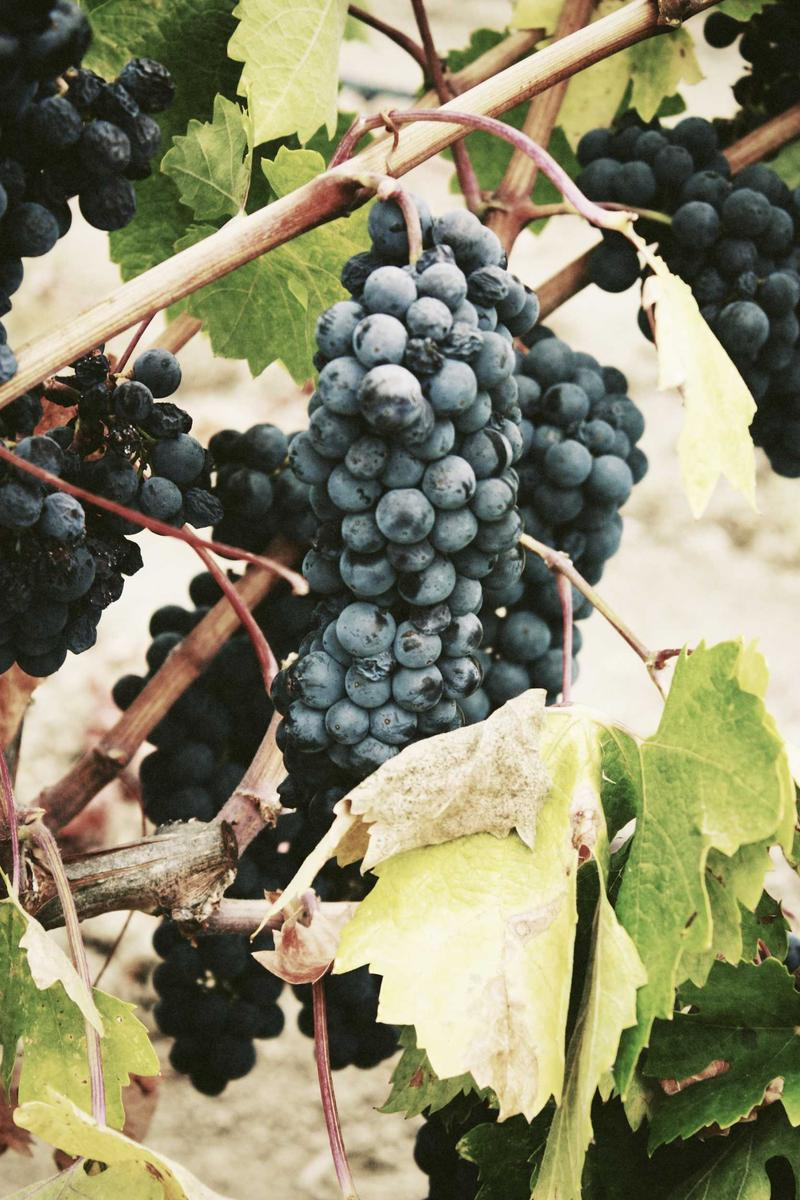
#> input picture python/targets/grape.jpg, 800 x 1200 px
$ python -i preprocessing.py   (imports and definitions only)
#> lines starting #> are read from the running program, lines starting #| are printed output that depends on the picture
### python/src/image_loader.py
from pathlib import Path

import numpy as np
from PIL import Image


DEFAULT_SIZE = (100, 100)


def load_target_image(filepath: str | Path, size: tuple[int, int] = DEFAULT_SIZE) -> np.ndarray:
    """Load an image as float32 RGB array in the range [0.0, 1.0]."""
    with Image.open(filepath) as img:
        rgb = img.convert("RGB")
        resized = rgb.resize(size, Image.Resampling.LANCZOS)
        array = np.asarray(resized, dtype=np.float32) / 255.0
    return array.astype(np.float32, copy=False)

### python/src/preprocessing.py
from __future__ import annotations

from dataclasses import dataclass
from pathlib import Path

import numpy as np
from scipy.ndimage import gaussian_filter
from skimage import color
from skimage.filters import sobel_h, sobel_v
from sklearn.cluster import MiniBatchKMeans

from src.image_loader import load_target_image


DEFAULT_BASE_RESOLUTION = 200


def build_level_sizes(base_resolution: int) -> tuple[tuple[int, int], ...]:
    if base_resolution <= 0:
        raise ValueError("base_resolution must be positive.")

    l0 = int(base_resolution)
    l1 = max(2, int(round(base_resolution / 2.0)))
    l2 = max(2, int(round(base_resolution / 4.0)))
    l3 = max(2, int(round(base_resolution / 8.0)))
    return ((l0, l0), (l1, l1), (l2, l2), (l3, l3))


@dataclass(frozen=True)
class PreprocessedTarget:
    base_resolution: int
    target_rgb: np.ndarray
    pyramid: list[np.ndarray]
    segmentation_map: np.ndarray
    cluster_centroids_lab: np.ndarray
    cluster_centroids_rgb: np.ndarray
    cluster_variances_lab: np.ndarray
    structure_map: np.ndarray
    gradient_angle_map: np.ndarray
    complexity_score: float
    recommended_polygons: int
    recommended_k: int
    recommended_size_schedule: dict[str, float]


def _resize_float_image(image: np.ndarray, size: tuple[int, int]) -> np.ndarray:
    target_h, target_w = size
    if image.shape[:2] == (target_h, target_w):
        return image.astype(np.float32, copy=False)

    uint8 = np.clip(image, 0.0, 1.0)
    uint8 = (uint8 * 255.0).round().astype(np.uint8)

    from PIL import Image

    pil = Image.fromarray(uint8, mode="RGB")
    resized = pil.resize((target_w, target_h), Image.Resampling.LANCZOS)
    arr = np.asarray(resized, dtype=np.float32) / 255.0
    return arr.astype(np.float32, copy=False)


def build_gaussian_pyramid(
    target_rgb: np.ndarray,
    level_sizes: tuple[tuple[int, int], ...],
) -> list[np.ndarray]:
    if len(level_sizes) != 4:
        raise ValueError("This phase requires exactly four pyramid levels.")

    base = _resize_float_image(target_rgb, level_sizes[0])
    pyramid: list[np.ndarray] = [base]
    previous = base

    for size in level_sizes[1:]:
        blurred = gaussian_filter(previous, sigma=(1.0, 1.0, 0.0), mode="reflect")
        downsampled = _resize_float_image(blurred, size)
        pyramid.append(downsampled)
        previous = downsampled

    return pyramid


def segment_image_lab(
    target_rgb: np.ndarray,
    k_clusters: int,
    random_seed: int = 0,
) -> tuple[np.ndarray, np.ndarray, np.ndarray, np.ndarray]:
    if k_clusters < 2:
        raise ValueError("k_clusters must be at least 2.")

    h, w, _ = target_rgb.shape
    lab = color.rgb2lab(np.clip(target_rgb, 0.0, 1.0).astype(np.float32, copy=False))
    flat = lab.reshape(-1, 3)

    model = MiniBatchKMeans(
        n_clusters=k_clusters,
        n_init=3,
        random_state=random_seed,
        batch_size=2048,
        max_iter=100,
    )
    labels = model.fit_predict(flat)

    seg_map = labels.reshape(h, w).astype(np.int32, copy=False)

    centroids_lab = model.cluster_centers_.astype(np.float32, copy=False)
    centroids_rgb = color.lab2rgb(centroids_lab[np.newaxis, :, :])[0]
    centroids_rgb = np.clip(centroids_rgb, 0.0, 1.0).astype(np.float32, copy=False)

    variances = np.zeros((k_clusters,), dtype=np.float32)
    for cluster_id in range(k_clusters):
        cluster_points = flat[labels == cluster_id]
        if cluster_points.size == 0:
            variances[cluster_id] = 1.0
            continue
        diffs = cluster_points - centroids_lab[cluster_id]
        sq_dist = np.sum(np.square(diffs, dtype=np.float32), axis=1, dtype=np.float32)
        variances[cluster_id] = float(np.mean(sq_dist, dtype=np.float32))

    return seg_map, centroids_lab, centroids_rgb, variances


def compute_structure_and_direction(
    target_rgb: np.ndarray,
) -> tuple[np.ndarray, np.ndarray]:
    gray = np.mean(target_rgb.astype(np.float32, copy=False), axis=2)
    gx = sobel_h(gray).astype(np.float32, copy=False)
    gy = sobel_v(gray).astype(np.float32, copy=False)
    grad = np.hypot(gx, gy).astype(np.float32, copy=False)

    g_min = float(np.min(grad))
    g_max = float(np.max(grad))
    if g_max <= g_min + 1e-8:
        structure = np.zeros_like(grad, dtype=np.float32)
    else:
        structure = (grad - g_min) / (g_max - g_min)
        structure = np.clip(structure, 0.0, 1.0).astype(np.float32, copy=False)

    angles = np.arctan2(gy, gx).astype(np.float32, copy=False)
    return structure, angles


def compute_structure_map(target_rgb: np.ndarray) -> np.ndarray:
    structure, _ = compute_structure_and_direction(target_rgb)
    return structure


def compute_complexity_score(
    target_rgb: np.ndarray, structure_map: np.ndarray
) -> float:
    mean_grad = float(np.mean(structure_map, dtype=np.float32))
    center = np.mean(target_rgb, axis=(0, 1), keepdims=True, dtype=np.float32)
    mean_abs_dev = float(
        np.mean(
            np.abs(target_rgb.astype(np.float32, copy=False) - center), dtype=np.float32
        )
    )

    raw_ratio = mean_grad / max(mean_abs_dev, 1e-6)
    score = raw_ratio / (1.0 + raw_ratio)
    return float(np.clip(score, 0.0, 1.0))


def recommend_polygon_count(complexity_score: float) -> int:
    value = 50.0 + 450.0 * float(np.clip(complexity_score, 0.0, 1.0))
    return int(round(value))


def recommend_cluster_count(complexity_score: float) -> int:
    value = 12.0 + 8.0 * float(np.clip(complexity_score, 0.0, 1.0))
    return int(round(value))


def recommend_size_schedule(
    complexity_score: float, max_size_override: float | None = None
) -> dict[str, float]:
    score = float(np.clip(complexity_score, 0.0, 1.0))

    coarse_start = 18.0 + (1.0 - score) * 18.0
    if max_size_override is not None:
        coarse_start = max(4.0, float(max_size_override))

    coarse_end = max(6.0, coarse_start * 0.55)
    structural_end = max(3.5, coarse_end * 0.55)
    detail_end = max(2.0, structural_end * 0.5)

    if coarse_end > coarse_start:
        coarse_end = coarse_start
    if structural_end > coarse_end:
        structural_end = coarse_end
    if detail_end > structural_end:
        detail_end = structural_end

    return {
        "coarse_start": float(coarse_start),
        "coarse_end": float(coarse_end),
        "structural_end": float(structural_end),
        "detail_end": float(detail_end),
    }


def preprocess_target_array(
    target_rgb: np.ndarray,
    polygon_override: int | None = None,
    max_size_override: float | None = None,
    random_seed: int = 0,
    base_resolution: int = DEFAULT_BASE_RESOLUTION,
) -> PreprocessedTarget:
    if target_rgb.ndim != 3 or target_rgb.shape[2] != 3:
        raise ValueError("target_rgb must have shape (H, W, 3).")

    level_sizes = build_level_sizes(base_resolution)

    base_target = _resize_float_image(target_rgb, level_sizes[0])
    pyramid = build_gaussian_pyramid(base_target, level_sizes)
    structure_map, gradient_angle_map = compute_structure_and_direction(base_target)
    complexity = compute_complexity_score(base_target, structure_map)

    recommended_k = recommend_cluster_count(complexity)
    segmentation_map, centroids_lab, centroids_rgb, variances_lab = segment_image_lab(
        base_target,
        k_clusters=recommended_k,
        random_seed=random_seed,
    )

    polygons = recommend_polygon_count(complexity)
    if polygon_override is not None:
        polygons = max(1, int(polygon_override))

    size_schedule = recommend_size_schedule(
        complexity_score=complexity,
        max_size_override=max_size_override,
    )

    return PreprocessedTarget(
        base_resolution=int(base_resolution),
        target_rgb=base_target,
        pyramid=pyramid,
        segmentation_map=segmentation_map,
        cluster_centroids_lab=centroids_lab,
        cluster_centroids_rgb=centroids_rgb,
        cluster_variances_lab=variances_lab,
        structure_map=structure_map,
        gradient_angle_map=gradient_angle_map,
        complexity_score=complexity,
        recommended_polygons=polygons,
        recommended_k=recommended_k,
        recommended_size_schedule=size_schedule,
    )


def preprocess_target_image(
    image_path: str | Path,
    polygon_override: int | None = None,
    max_size_override: float | None = None,
    random_seed: int = 0,
    base_resolution: int = DEFAULT_BASE_RESOLUTION,
) -> PreprocessedTarget:
    level_sizes = build_level_sizes(base_resolution)
    target_rgb = load_target_image(image_path, size=level_sizes[0])
#> in load_target_image, img is the input picture: PIL image 800x1200 RGB; mean R, G, B 136.2, 133.8, 106.1
    return preprocess_target_array(
        target_rgb=target_rgb,
        polygon_override=polygon_override,
        max_size_override=max_size_override,
        random_seed=random_seed,
        base_resolution=base_resolution,
    )
#> the loop in build_gaussian_pyramid, `for size in level_sizes[1:]:` made 3 passes
#> pass 1, in _resize_float_image (call 3), `resized = pil.resize((target_w, target_h), Image.Resampling.LANCZOS)`:
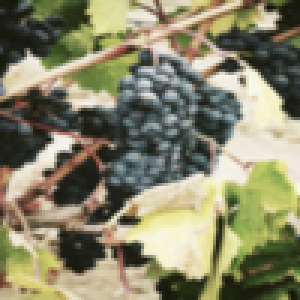
#> resized: PIL image 100x100 RGB (shown 3 times larger); mean R, G, B 136.2, 133.8, 106.1
#> after the loop in build_gaussian_pyramid, `for size in level_sizes[1:]:`:
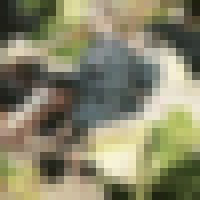
#> previous: shape (25, 25, 3) float32 (shown 8 times larger); mean R, G, B 0.534, 0.525, 0.416
#> after the loop in build_gaussian_pyramid, `for size in level_sizes[1:]:`: pyramid = 4 items
#> in compute_structure_and_direction, `gray = np.mean(target_rgb.astype(np.float32, copy=False), axis=2)`:
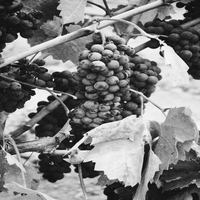
#> gray: shape (200, 200) float32; min 0, max 0.995, mean 0.492
#> in compute_structure_and_direction, `gy = sobel_v(gray).astype(np.float32, copy=False)`:
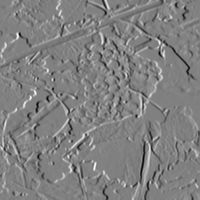
#> gy: shape (200, 200) float32; min -0.889, max 0.872, mean 0.00159; drawn with min black and max white
#> in compute_structure_and_direction, `grad = np.hypot(gx, gy).astype(np.float32, copy=False)`:
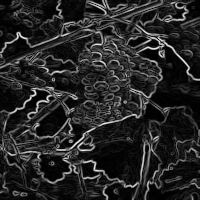
#> grad: shape (200, 200) float32; min 0, max 0.943, mean 0.153
#> in compute_structure_and_direction, `g_min = float(np.min(grad))`: g_min = 0
#> in compute_structure_and_direction, `g_max = float(np.max(grad))`: g_max = 0.943
#> in compute_structure_and_direction, `angles = np.arctan2(gy, gx).astype(np.float32, copy=False)`:
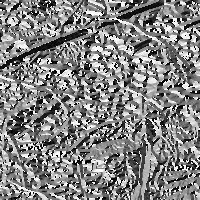
#> angles: shape (200, 200) float32; min -3.14, max 3.14, mean 0.0776; drawn with min black and max white
#> in compute_complexity_score, `mean_grad = float(np.mean(structure_map, dtype=np.float32))`: mean_grad = 0.162
#> in compute_complexity_score, `center = np.mean(target_rgb, axis=(0, 1), keepdims=True, dtype=np.floa..`: center = [[0.534, 0.525, 0.416]]
#> in compute_complexity_score, `mean_abs_dev = float( np.mean( np.abs(target_rgb.astype(np.float32, co..`: mean_abs_dev = 0.267
#> in compute_complexity_score, `raw_ratio = mean_grad / max(mean_abs_dev, 1e-6)`: raw_ratio = 0.606
#> in compute_complexity_score, `score = raw_ratio / (1.0 + raw_ratio)`: score = 0.377
#> in recommend_cluster_count, `value = 12.0 + 8.0 * float(np.clip(complexity_score, 0.0, 1.0))`: value = 15.02
#> in preprocess_target_array, `recommended_k = recommend_cluster_count(complexity)`: recommended_k = 15
#> in segment_image_lab, `lab = color.rgb2lab(np.clip(target_rgb, 0.0, 1.0).astype(np.float32, c..`: lab: shape (200, 200, 3) float32; mean of channels 0, 1, 2 53.8, -3.6, 15
#> in segment_image_lab, `seg_map = labels.reshape(h, w).astype(np.int32, copy=False)`:
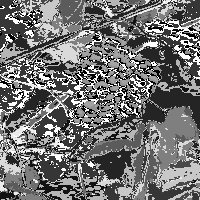
#> seg_map: shape (200, 200) int32; min 0, max 14, mean 6.29; drawn with min black and max white
#> in segment_image_lab, `centroids_lab = model.cluster_centers_.astype(np.float32, copy=False)`: centroids_lab = 15 rows, first 8: [32.52, -4.47, -0.433], [71.72, 1.52, 21.43], [92.78, -0.721, 9.17], [10.54, -2.94, 6.11], [38.39, -14.71, 25.26], [86.65, -8.93, 36.24], [56.57, 12.74, 20.8], [73.03, -15.28, 43.49]
#> in segment_image_lab, `centroids_rgb = color.lab2rgb(centroids_lab[np.newaxis, :, :])[0]`: centroids_rgb = 15 rows, first 8: [0.268, 0.308, 0.302], [0.758, 0.68, 0.537], [0.943, 0.918, 0.85], [0.109, 0.116, 0.0789], [0.315, 0.377, 0.189], [0.882, 0.862, 0.579], [0.663, 0.497, 0.393], [0.7, 0.727, 0.382]
#> after the loop in segment_image_lab, `for cluster_id in range(k_clusters):`: variances = [40.69, 67.67, 28.77, 15.94, 67.49, 58.59, 107.1, 59.2, 58.55, 79.95, 43.86, 44.64, 68.13, 129.9, 30.43]
#> in preprocess_target_array, `segmentation_map, centroids_lab, centroids_rgb, variances_lab = segmen..`: variances_lab has the same summary as variances in segment_image_lab
#> in recommend_polygon_count, `value = 50.0 + 450.0 * float(np.clip(complexity_score, 0.0, 1.0))`: value = 219.8
#> in preprocess_target_array, `polygons = recommend_polygon_count(complexity)`: polygons = 220
#> in recommend_size_schedule, `score = float(np.clip(complexity_score, 0.0, 1.0))`: score = 0.377
#> in recommend_size_schedule, `coarse_start = 18.0 + (1.0 - score) * 18.0`: coarse_start = 29.21
#> in recommend_size_schedule, `coarse_end = max(6.0, coarse_start * 0.55)`: coarse_end = 16.06
#> in recommend_size_schedule, `structural_end = max(3.5, coarse_end * 0.55)`: structural_end = 8.84
#> in recommend_size_schedule, `detail_end = max(2.0, structural_end * 0.5)`: detail_end = 4.42
#> in preprocess_target_array, `size_schedule = recommend_size_schedule( complexity_score=complexity, ..`: size_schedule = {'coarse_start': 29.21, 'coarse_end': 16.06, 'structural_end': 8.84, 'detail_end': 4.42}

>>> result = preprocess_target_image('../targets/grape.jpg')
